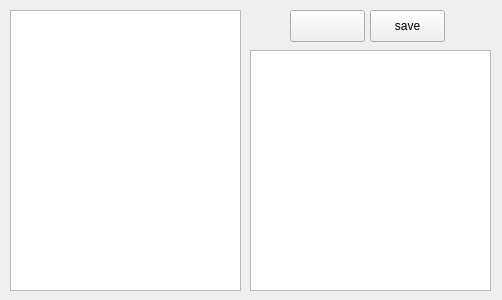
<?xml version="1.0" encoding="UTF-8"?>
<ui version="4.0">
 <class>Form</class>
 <widget class="QWidget" name="Form">
  <property name="geometry">
   <rect>
    <x>0</x>
    <y>0</y>
    <width>502</width>
    <height>300</height>
   </rect>
  </property>
  <property name="windowTitle">
   <string>Form</string>
  </property>
  <widget class="QListWidget" name="list_items">
   <property name="geometry">
    <rect>
     <x>10</x>
     <y>10</y>
     <width>231</width>
     <height>281</height>
    </rect>
   </property>
   <property name="selectionMode">
    <enum>QAbstractItemView::ExtendedSelection</enum>
   </property>
  </widget>
  <widget class="QTextEdit" name="text_edit">
   <property name="geometry">
    <rect>
     <x>250</x>
     <y>50</y>
     <width>241</width>
     <height>241</height>
    </rect>
   </property>
  </widget>
  <widget class="QPushButton" name="btn_language">
   <property name="geometry">
    <rect>
     <x>290</x>
     <y>10</y>
     <width>75</width>
     <height>32</height>
    </rect>
   </property>
   <property name="text">
    <string/>
   </property>
  </widget>
  <widget class="QPushButton" name="btn_save">
   <property name="geometry">
    <rect>
     <x>370</x>
     <y>10</y>
     <width>75</width>
     <height>32</height>
    </rect>
   </property>
   <property name="text">
    <string>save</string>
   </property>
  </widget>
 </widget>
 <resources/>
 <connections/>
</ui>
